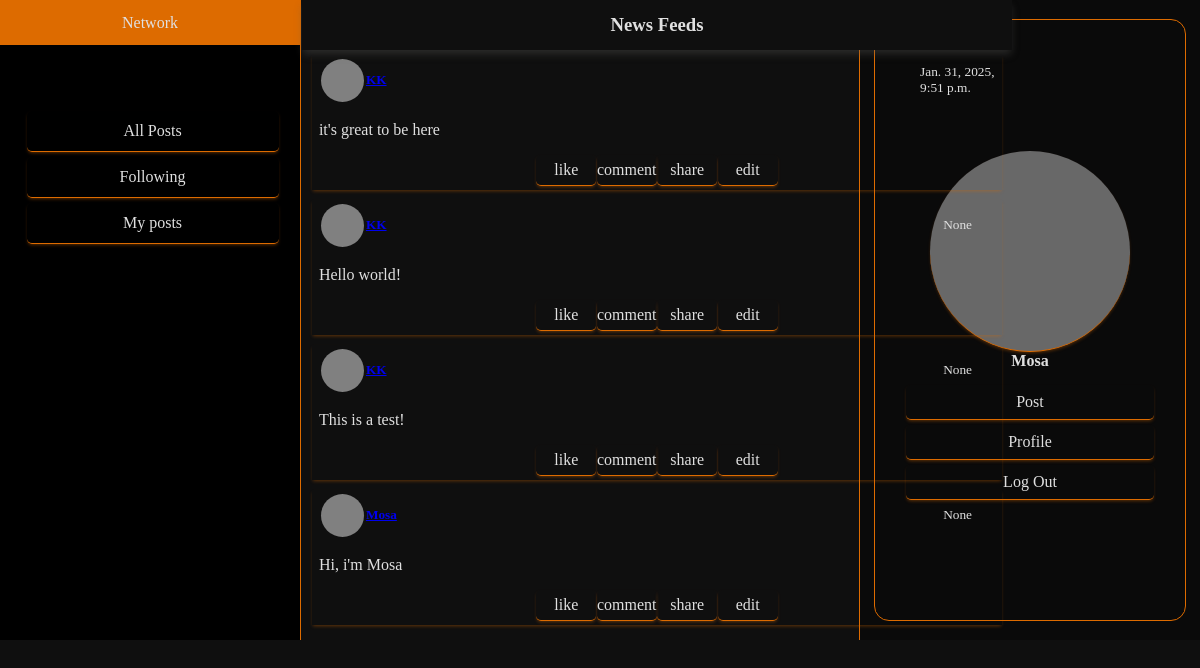
Screenshot of / (signed in) with the database file from the repository.
### network/models.py (models this page shows, shortened)
class User(AbstractUser):
    pass

class Post(models.Model):
    poster = models.ForeignKey(User, on_delete=models.CASCADE, related_name="user")
    content = models.CharField(max_length=800)
    timestamp = models.DateTimeField(auto_now_add=False)

### network/views.py (the view)
# urls.py: path("", views.index, name="index"),
def index(request):
    allPosts = Post.objects.all()
    sortedPosts = allPosts.order_by('timestamp')
    return render(request, "network/index.html",{"allPosts":sortedPosts})

### network/templates/network/index.html (shortened to what this page needs)
{% extends "network/layout.html" %}
{% block body %}
<div class="feed-container">
    <div class="feeds-heading">
        <h3 class="feeds-title">News Feeds</h3>
    </div>
    {% for post in allPosts %}
        <div class="post-container">
            <div class="post-header">
                <a href="{% url 'profile' poster=post.poster.id %}" class="poster-container">
                    <div class="poster-img"></div>
                    <div class="poster-name"><h5>{{post.poster}}</h5></div>
                </a>
                <div class="post-time"><small>{{post.timestamp}}</small></div>
            </div>
            <div class="post-body">
                <p class="post-content">{{post.content}}</p>
            </div>
            {% if user.is_authenticated %}
            <div class="post-footer">
                <div class="likes like-button" data-id="{{post.id}}">
                    like
                </div>
                <div class="comment">comment</div>
                <div class="share">share</div>
                <div class="edit">edit</div>
            </div>
            {% endif %}
        </div>
    {% endfor %}
</div>
{% endblock %}

### network/templates/network/layout.html (shortened to what this page needs)
{% load static %}
<!DOCTYPE html>
<html lang="en">
    <head>
        <link href="{% static 'network/styles.css' %}" rel="stylesheet">
    </head>
    <body>
        <nav class="navbar navbar-expand-lg navbar-light bg-light">
            <a class="navbar-brand" href="#">Network</a>
            <div class="user-nav-bar">
              <ul class="navbar-nav mr-auto">
                <li class="nav-item">
                  <a class="nav-link" href="{% url 'index' %}">All Posts</a>
                </li>
                {% if user.is_authenticated %}
                    <li class="nav-item">
                        <a class="nav-link" href="{% url 'following' %}">Following</a>
                    </li>
                    <li class="nav-item">
                        <a class="nav-link" href="#">My posts</a>
                    </li>
                {% endif %}
              </ul>
            </div>
        </nav>
        <div class="user-panel">
            <div class="user-container">
                {% if user.is_authenticated %}
                    <div class="user-img-name-container">
                        <div class="user-img"></div>
                            <div class="user-name"><strong>{{ user.username }}</strong></div>
                    </div>
                {% endif %}
                <div class="user-actions">
                    {% if user.is_authenticated %}
                        <a class="action nav-item" id="write-post" href="">Post</a>
                        <a href="{% url 'profile' poster=user.id %}" class="action nav-item">Profile</a>
                        <a class="action nav-item" href="{% url 'logout' %}">Log Out</a>
                    {% else %}
                    <a class="action nav-item" href="{% url 'login' %}">Log In</a>
                    <a class="action nav-item" href="{% url 'register' %}">Register</a>
                    {% endif %}
                </div>
            </div>
        </div>
    <div class="feed-container"></div>
        <div class="body">
            {% block body %}
            {% endblock %}
        </div>
    </body>
</html>

### network/static/network/styles.css (style rules this page uses)
:root { --text-color: rgb(224, 224, 224); --brand-color: rgb(221, 107, 0); --border-color: 1px solid rgb(221, 107, 0); --box-shadow: 0 2px 3.5px -1px rgba(221, 107, 0, 0.4); --box-shadow-hover: 0 -2px 10px -1px rgba(201, 201, 201, 0.4); --background-color: rgb(10, 10, 10); --background-color-lite: rgb(15, 15, 15); --background-color-selected: rgb(24, 24, 24); }
html { overflow-y: auto; }
body { background-color: var(--background-color-lite); color: var(--text-color); overflow-x: scroll; }
.nav-link, .navbar-brand { color: var(--text-color); text-decoration: none; }
.navbar { position: fixed; top: 0; left: 0; height: 640px; width: 300px; border-right: var(--border-color); background-color: black; }
.navbar-brand { position: absolute; top: 0; left: 0; width: 100%; height: 45px; display: flex; align-items: center; text-align: center; justify-content: center; color: var(--text-color); background-color: var(--brand-color); }
.user-nav-bar, .navbar-nav { position: relative; top: 45px; width: 280px; height: auto; display: flex; align-items: center; justify-content: center; flex-direction: column; margin-right: 15px; }
.nav-item { position: relative; width: 90%; height: 40px; display: flex; align-items: center; justify-content: center; color: var(--text-color); border-bottom: var(--border-color); box-shadow: var(--box-shadow); border-radius: 5px; margin-top: 5px; }
.feed-container, .login-container, .register-container, .profile-container { position: absolute; top: 0; left: 302px; height: 638px; width: 710px; padding-bottom: 50px; padding-top: 50px; display: flex; align-items: center; flex-direction: column; }
.feeds-heading { position: fixed; top: 0px; left: 302px; width: 710px; height: 50px; display: flex; align-items: center; justify-content: center; background-color: var(--background-color-lite); box-shadow: 0 5px 8px -1px rgba(87, 87, 86, 0.4); z-index: 1; }
.post-container, .login-form, .register-form, .user-details { position: relative; width: 690px; height: auto; margin-top: 5px; margin-bottom: 5px; display: flex; justify-content: center; align-items: center; flex-direction: column; box-shadow: var(--box-shadow); transition: background-color 0.5s ease, box-shadow 0.3s ease, border-bottom 0.8s ease; }
.post-header, .post-body, .post-footer { position: relative; width: 98%; height: 50px; }
.post-header, .post-footer { display: flex; flex-direction: row; justify-content: space-between; }
.post-body { min-height: 45px; max-height: auto; }
.post-footer { height: 35px; width: 35%; }
.poster-container { position: relative; justify-self: baseline; align-items: center; width: auto; height: inherit; display: flex; flex-direction: row; }
.poster-img { position: relative; height: 43px; width: 43px; margin: 2px; border-radius: 50%; background-color: gray; }
.post-time { position: relative; width: 75px; height: inherit; display: flex; align-items: center; justify-content: center; }
.likes, .comment, .share, .edit { height: 30px; width: 60px; display: flex; align-items: center; justify-content: center; border-bottom: var(--border-color); box-shadow: var(--box-shadow); border-radius: 5px; }
.user-panel { position: fixed; top: 0px; right: 0; width: 340px; height: 640px; display: flex; align-items: center; justify-content: center; border-left: var(--border-color); background-color: var(--background-color); }
.user-container { position: relative; width: 310px; height: 600px; display: flex; align-items: center; justify-content: center; flex-direction: column; border: var(--border-color); border-radius: 15px; }
.user-img-name-container, .user-actions, .user-info { position: relative; width: 100%; height: 40%; display: flex; justify-self: start; align-items: center; justify-content: center; flex-direction: column; }
.user-actions { height: 20%; }
.user-img { position: relative; width: 200px; height: 200px; border-radius: 50%; background-color: rgba(128, 128, 128, 0.8); border-bottom: var(--border-color); box-shadow: var(--box-shadow) }
.action { text-decoration: none; color: var(--text-color); width: 80%; margin-top: 5px; border-bottom: var(--border-color); box-shadow: var(--box-shadow); border-radius: 5px; }

### rows the page displays
User: username "Mosa"
Post: timestamp "Jan. 31, 2025, 9:51 p.m.", content "it's great to be here"
Post: timestamp "None", content "Hello world!"
Post: timestamp "None", content "This is a test!"
Post: timestamp "None", content "Hi, i'm Mosa"
